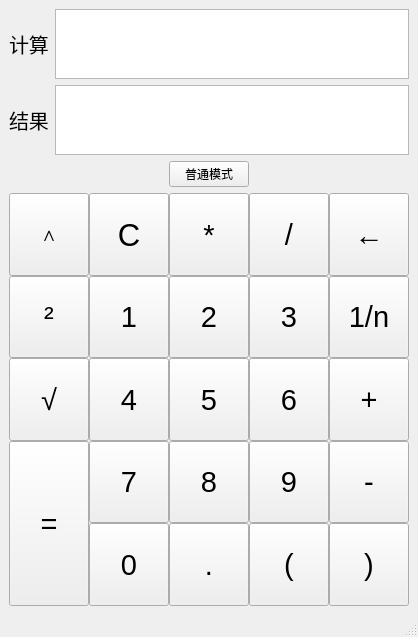
<?xml version="1.0" encoding="UTF-8"?>
<ui version="4.0">
 <class>MainWindow</class>
 <widget class="QMainWindow" name="MainWindow">
  <property name="geometry">
   <rect>
    <x>0</x>
    <y>0</y>
    <width>405</width>
    <height>637</height>
   </rect>
  </property>
  <property name="windowTitle">
   <string>科学计算器</string>
  </property>
  <widget class="QWidget" name="centralwidget">
   <layout class="QVBoxLayout" name="verticalLayout_6" stretch="3,3,1,18">
    <item>
     <layout class="QHBoxLayout" name="horizontalLayout_2">
      <item>
       <widget class="QLabel" name="label">
        <property name="font">
         <font>
          <pointsize>15</pointsize>
         </font>
        </property>
        <property name="text">
         <string>计算</string>
        </property>
       </widget>
      </item>
      <item>
       <widget class="QTextEdit" name="textEdit">
        <property name="font">
         <font>
          <pointsize>20</pointsize>
         </font>
        </property>
        <property name="readOnly">
         <bool>true</bool>
        </property>
       </widget>
      </item>
     </layout>
    </item>
    <item>
     <layout class="QHBoxLayout" name="horizontalLayout_3">
      <item>
       <widget class="QLabel" name="label_2">
        <property name="font">
         <font>
          <pointsize>15</pointsize>
         </font>
        </property>
        <property name="text">
         <string>结果</string>
        </property>
       </widget>
      </item>
      <item>
       <widget class="QTextEdit" name="textEdit_2">
        <property name="font">
         <font>
          <pointsize>20</pointsize>
         </font>
        </property>
        <property name="readOnly">
         <bool>true</bool>
        </property>
       </widget>
      </item>
     </layout>
    </item>
    <item>
     <layout class="QHBoxLayout" name="horizontalLayout_4">
      <item>
       <widget class="QPushButton" name="pushButton_back">
        <property name="sizePolicy">
         <sizepolicy hsizetype="Fixed" vsizetype="Fixed">
          <horstretch>0</horstretch>
          <verstretch>0</verstretch>
         </sizepolicy>
        </property>
        <property name="text">
         <string>普通模式</string>
        </property>
       </widget>
      </item>
     </layout>
    </item>
    <item>
     <layout class="QHBoxLayout" name="horizontalLayout">
      <property name="spacing">
       <number>0</number>
      </property>
      <item>
       <layout class="QVBoxLayout" name="verticalLayout_5" stretch="1,1,1,2">
        <property name="spacing">
         <number>0</number>
        </property>
        <item>
         <widget class="QPushButton" name="pushButton_mi">
          <property name="sizePolicy">
           <sizepolicy hsizetype="Minimum" vsizetype="Minimum">
            <horstretch>0</horstretch>
            <verstretch>0</verstretch>
           </sizepolicy>
          </property>
          <property name="font">
           <font>
            <pointsize>15</pointsize>
            <weight>75</weight>
            <bold>true</bold>
           </font>
          </property>
          <property name="text">
           <string>∧</string>
          </property>
         </widget>
        </item>
        <item>
         <widget class="QPushButton" name="pushButton__2">
          <property name="sizePolicy">
           <sizepolicy hsizetype="Minimum" vsizetype="Minimum">
            <horstretch>0</horstretch>
            <verstretch>0</verstretch>
           </sizepolicy>
          </property>
          <property name="font">
           <font>
            <pointsize>22</pointsize>
           </font>
          </property>
          <property name="text">
           <string>²</string>
          </property>
         </widget>
        </item>
        <item>
         <widget class="QPushButton" name="pushButton_gen">
          <property name="sizePolicy">
           <sizepolicy hsizetype="Minimum" vsizetype="Minimum">
            <horstretch>0</horstretch>
            <verstretch>0</verstretch>
           </sizepolicy>
          </property>
          <property name="font">
           <font>
            <pointsize>22</pointsize>
           </font>
          </property>
          <property name="text">
           <string>√</string>
          </property>
         </widget>
        </item>
        <item>
         <widget class="QPushButton" name="Button_dengyu">
          <property name="sizePolicy">
           <sizepolicy hsizetype="Minimum" vsizetype="Minimum">
            <horstretch>0</horstretch>
            <verstretch>0</verstretch>
           </sizepolicy>
          </property>
          <property name="font">
           <font>
            <pointsize>22</pointsize>
           </font>
          </property>
          <property name="text">
           <string>=</string>
          </property>
         </widget>
        </item>
       </layout>
      </item>
      <item>
       <layout class="QVBoxLayout" name="verticalLayout">
        <property name="spacing">
         <number>0</number>
        </property>
        <item>
         <widget class="QPushButton" name="Button_clear">
          <property name="sizePolicy">
           <sizepolicy hsizetype="Minimum" vsizetype="Minimum">
            <horstretch>5</horstretch>
            <verstretch>0</verstretch>
           </sizepolicy>
          </property>
          <property name="font">
           <font>
            <pointsize>23</pointsize>
           </font>
          </property>
          <property name="text">
           <string>C</string>
          </property>
         </widget>
        </item>
        <item>
         <widget class="QPushButton" name="pushButton_1">
          <property name="sizePolicy">
           <sizepolicy hsizetype="Minimum" vsizetype="Minimum">
            <horstretch>0</horstretch>
            <verstretch>0</verstretch>
           </sizepolicy>
          </property>
          <property name="font">
           <font>
            <pointsize>22</pointsize>
           </font>
          </property>
          <property name="text">
           <string>1</string>
          </property>
         </widget>
        </item>
        <item>
         <widget class="QPushButton" name="pushButton_4">
          <property name="sizePolicy">
           <sizepolicy hsizetype="Minimum" vsizetype="Minimum">
            <horstretch>0</horstretch>
            <verstretch>0</verstretch>
           </sizepolicy>
          </property>
          <property name="font">
           <font>
            <pointsize>22</pointsize>
           </font>
          </property>
          <property name="text">
           <string>4</string>
          </property>
         </widget>
        </item>
        <item>
         <widget class="QPushButton" name="pushButton_7">
          <property name="sizePolicy">
           <sizepolicy hsizetype="Minimum" vsizetype="Minimum">
            <horstretch>0</horstretch>
            <verstretch>0</verstretch>
           </sizepolicy>
          </property>
          <property name="font">
           <font>
            <pointsize>22</pointsize>
           </font>
          </property>
          <property name="text">
           <string>7</string>
          </property>
         </widget>
        </item>
        <item>
         <widget class="QPushButton" name="pushButton_0">
          <property name="sizePolicy">
           <sizepolicy hsizetype="Minimum" vsizetype="Minimum">
            <horstretch>0</horstretch>
            <verstretch>0</verstretch>
           </sizepolicy>
          </property>
          <property name="font">
           <font>
            <pointsize>22</pointsize>
           </font>
          </property>
          <property name="text">
           <string>0</string>
          </property>
         </widget>
        </item>
       </layout>
      </item>
      <item>
       <layout class="QVBoxLayout" name="verticalLayout_2" stretch="1,1,1,1,1">
        <property name="spacing">
         <number>0</number>
        </property>
        <item>
         <widget class="QPushButton" name="pushButton_mul">
          <property name="sizePolicy">
           <sizepolicy hsizetype="Minimum" vsizetype="Minimum">
            <horstretch>0</horstretch>
            <verstretch>0</verstretch>
           </sizepolicy>
          </property>
          <property name="font">
           <font>
            <pointsize>22</pointsize>
           </font>
          </property>
          <property name="text">
           <string>*</string>
          </property>
         </widget>
        </item>
        <item>
         <widget class="QPushButton" name="pushButton_2">
          <property name="sizePolicy">
           <sizepolicy hsizetype="Minimum" vsizetype="Minimum">
            <horstretch>0</horstretch>
            <verstretch>0</verstretch>
           </sizepolicy>
          </property>
          <property name="font">
           <font>
            <pointsize>22</pointsize>
           </font>
          </property>
          <property name="text">
           <string>2</string>
          </property>
         </widget>
        </item>
        <item>
         <widget class="QPushButton" name="pushButton_5">
          <property name="sizePolicy">
           <sizepolicy hsizetype="Minimum" vsizetype="Minimum">
            <horstretch>0</horstretch>
            <verstretch>0</verstretch>
           </sizepolicy>
          </property>
          <property name="font">
           <font>
            <pointsize>22</pointsize>
           </font>
          </property>
          <property name="text">
           <string>5</string>
          </property>
         </widget>
        </item>
        <item>
         <widget class="QPushButton" name="pushButton_8">
          <property name="sizePolicy">
           <sizepolicy hsizetype="Minimum" vsizetype="Minimum">
            <horstretch>0</horstretch>
            <verstretch>0</verstretch>
           </sizepolicy>
          </property>
          <property name="font">
           <font>
            <pointsize>22</pointsize>
           </font>
          </property>
          <property name="text">
           <string>8</string>
          </property>
         </widget>
        </item>
        <item>
         <widget class="QPushButton" name="pushButton_dian">
          <property name="sizePolicy">
           <sizepolicy hsizetype="Minimum" vsizetype="Minimum">
            <horstretch>0</horstretch>
            <verstretch>0</verstretch>
           </sizepolicy>
          </property>
          <property name="font">
           <font>
            <pointsize>22</pointsize>
           </font>
          </property>
          <property name="text">
           <string>.</string>
          </property>
         </widget>
        </item>
       </layout>
      </item>
      <item>
       <layout class="QVBoxLayout" name="verticalLayout_3" stretch="1,1,1,1,1">
        <property name="spacing">
         <number>0</number>
        </property>
        <item>
         <widget class="QPushButton" name="pushButton_div">
          <property name="sizePolicy">
           <sizepolicy hsizetype="Minimum" vsizetype="Minimum">
            <horstretch>0</horstretch>
            <verstretch>0</verstretch>
           </sizepolicy>
          </property>
          <property name="font">
           <font>
            <pointsize>22</pointsize>
           </font>
          </property>
          <property name="text">
           <string>/</string>
          </property>
         </widget>
        </item>
        <item>
         <widget class="QPushButton" name="pushButton_3">
          <property name="sizePolicy">
           <sizepolicy hsizetype="Minimum" vsizetype="Minimum">
            <horstretch>0</horstretch>
            <verstretch>0</verstretch>
           </sizepolicy>
          </property>
          <property name="font">
           <font>
            <pointsize>22</pointsize>
           </font>
          </property>
          <property name="text">
           <string>3</string>
          </property>
         </widget>
        </item>
        <item>
         <widget class="QPushButton" name="pushButton_6">
          <property name="sizePolicy">
           <sizepolicy hsizetype="Minimum" vsizetype="Minimum">
            <horstretch>0</horstretch>
            <verstretch>0</verstretch>
           </sizepolicy>
          </property>
          <property name="font">
           <font>
            <pointsize>22</pointsize>
           </font>
          </property>
          <property name="text">
           <string>6</string>
          </property>
         </widget>
        </item>
        <item>
         <widget class="QPushButton" name="pushButton_9">
          <property name="sizePolicy">
           <sizepolicy hsizetype="Minimum" vsizetype="Minimum">
            <horstretch>0</horstretch>
            <verstretch>0</verstretch>
           </sizepolicy>
          </property>
          <property name="font">
           <font>
            <pointsize>22</pointsize>
           </font>
          </property>
          <property name="text">
           <string>9</string>
          </property>
         </widget>
        </item>
        <item>
         <widget class="QPushButton" name="pushButton_left">
          <property name="sizePolicy">
           <sizepolicy hsizetype="Minimum" vsizetype="Minimum">
            <horstretch>0</horstretch>
            <verstretch>0</verstretch>
           </sizepolicy>
          </property>
          <property name="font">
           <font>
            <pointsize>22</pointsize>
           </font>
          </property>
          <property name="text">
           <string>(</string>
          </property>
         </widget>
        </item>
       </layout>
      </item>
      <item>
       <layout class="QVBoxLayout" name="verticalLayout_4" stretch="1,1,1,1,1">
        <property name="spacing">
         <number>0</number>
        </property>
        <item>
         <widget class="QPushButton" name="pushButton_delete">
          <property name="sizePolicy">
           <sizepolicy hsizetype="Minimum" vsizetype="Minimum">
            <horstretch>0</horstretch>
            <verstretch>0</verstretch>
           </sizepolicy>
          </property>
          <property name="font">
           <font>
            <pointsize>22</pointsize>
           </font>
          </property>
          <property name="text">
           <string>←</string>
          </property>
         </widget>
        </item>
        <item>
         <widget class="QPushButton" name="pushButton_n">
          <property name="sizePolicy">
           <sizepolicy hsizetype="Minimum" vsizetype="Minimum">
            <horstretch>0</horstretch>
            <verstretch>0</verstretch>
           </sizepolicy>
          </property>
          <property name="font">
           <font>
            <pointsize>22</pointsize>
           </font>
          </property>
          <property name="text">
           <string>1/n</string>
          </property>
         </widget>
        </item>
        <item>
         <widget class="QPushButton" name="pushButton_sub">
          <property name="sizePolicy">
           <sizepolicy hsizetype="Minimum" vsizetype="Minimum">
            <horstretch>0</horstretch>
            <verstretch>0</verstretch>
           </sizepolicy>
          </property>
          <property name="font">
           <font>
            <pointsize>22</pointsize>
           </font>
          </property>
          <property name="text">
           <string>+</string>
          </property>
         </widget>
        </item>
        <item>
         <widget class="QPushButton" name="pushButton_minus">
          <property name="sizePolicy">
           <sizepolicy hsizetype="Minimum" vsizetype="Minimum">
            <horstretch>0</horstretch>
            <verstretch>0</verstretch>
           </sizepolicy>
          </property>
          <property name="font">
           <font>
            <pointsize>22</pointsize>
           </font>
          </property>
          <property name="text">
           <string>-</string>
          </property>
         </widget>
        </item>
        <item>
         <widget class="QPushButton" name="pushButton_right">
          <property name="sizePolicy">
           <sizepolicy hsizetype="Minimum" vsizetype="Minimum">
            <horstretch>0</horstretch>
            <verstretch>0</verstretch>
           </sizepolicy>
          </property>
          <property name="font">
           <font>
            <pointsize>22</pointsize>
           </font>
          </property>
          <property name="text">
           <string>)</string>
          </property>
         </widget>
        </item>
       </layout>
      </item>
     </layout>
    </item>
   </layout>
  </widget>
  <widget class="QMenuBar" name="menubar">
   <property name="geometry">
    <rect>
     <x>0</x>
     <y>0</y>
     <width>405</width>
     <height>23</height>
    </rect>
   </property>
  </widget>
  <widget class="QStatusBar" name="statusbar"/>
 </widget>
 <resources/>
 <connections/>
</ui>
